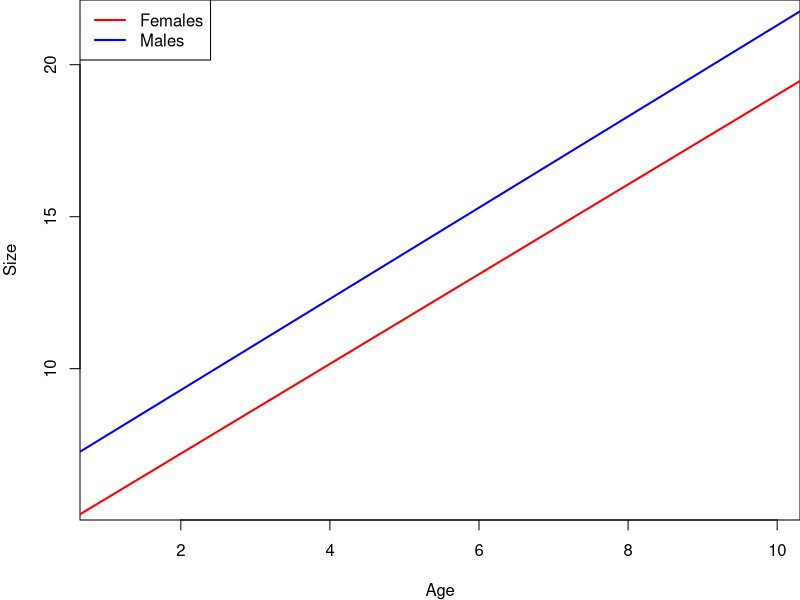

Write R code to recreate this figure.
## ---- chunk 1

knitr::opts_chunk$set(
	echo = TRUE,
	message = FALSE,
	warning = FALSE,
	cache = TRUE
	)
## ---- chunk 2

#  NRES 710, Multi-Variable Modeling - Interactions
#     University of Nevada, Reno
#     Modeling interactions between X-variables

## ---- chunk 3
# Specify plot margins
par(mar=c(4,4,0,0))

# Read in the size ~ age + sex data
datum <- read.csv("lecture_12_dataset1.csv")

# Model for females
results <- lm(Size ~ Age, data = subset(datum, datum$Sex == "Female"))

# Model for males
results2 <- lm(Size ~ Age, data = subset(datum, datum$Sex == "Male"))

# Determine the range of the x and y axes
xlim <- range(datum$Age)
ylim <- range(datum$Size)

# Make an empty plot with defined x and y limits
plot(xlim, ylim, type = "n", xlab = "Age", ylab = "Size")

# Add regression lines for females and males
abline(results, col = "red", lwd = 2) # Red line for females
abline(results2, col = "blue", lwd = 2) # Blue line for males

# Optionally, add a legend to distinguish between the two lines
legend("topleft", legend = c("Females", "Males"), col = c("red", "blue"), lwd = 2)

## ---- chunk 4
################### 'Truth' #################### 
### Lecture 14: code to simulate data for class

# Set the seed for reproducibility
set.seed(123)

# This is similar to the Age, Sex, and Size data we simulated for last class.
# There is no collinearity between Age and Sex.

# X-variables
n <- 50
Sex <- c(rep("Female", n), rep("Male", n))
Age <- runif(n * 2, 1, 10)
dummy <- data.frame(model.matrix(~ Sex - 1))
colnames(dummy) <- c("Female", "Male")

# However, there are now two additional X-variables: MotherSize and FatherSize
# And both of those variables are a function of Age
MotherSize <- rnorm(n * 2, Age - 5, 1)
FatherSize <- rnorm(n * 2, Age, 1)

# All of these variables influence size, so they are all examples of confounding variables.

# Simulate error
Error <- rnorm(n * 2, 0, 1.2)

# Predict Y
Response <- 4 + 1.5 * Age + 2.5 * dummy$Male + 0.2 * MotherSize + 0.2 * FatherSize + Error

# Dataframe
datum <- data.frame(Age = Age, Sex = Sex, Male = dummy$Male, MotherSize = MotherSize, FatherSize = FatherSize, Size = Response)

# Save the data
write.csv(datum, "lecture_14_dataset1.csv", row.names = FALSE)
